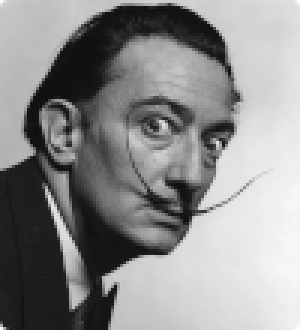
#> input picture cs-2/_advanced-images/dali.png, 100 x 110 px, found by its file name (shown 3 times larger)
$ python solved.py
#> lines starting #> are read from the running program, lines starting #| are printed output that depends on the picture
from PIL import Image

# Load input image
im = Image.open("dali.png")
#> im is the input picture: PIL image 100x110 RGB; mean R, G, B 140.8, 140.8, 140.8

# Make blank output image with same dimension as the original
output = Image.new(im.mode, im.size)
#> output: PIL image 100x110 RGB; every value is 0

# https://en.wikipedia.org/wiki/Kernel_(image_processing)
# https://setosa.io/ev/image-kernels/


def processKernel(im, kernel, outputName):
#> called with outputName = 'kernel-sharpen.png'
    for y in range(1, im.height - 1):
        for x in range(1, im.width - 1):
            newR = 0
            newG = 0
            newB = 0

            for ky in range(3):
                for kx in range(3):
                    factor = kernel[ky][kx]
                    (r, g, b) = im.getpixel((x + kx - 1, y + ky - 1))

                    newR += r * factor
                    newG += g * factor
                    newB += b * factor

            output.putpixel((x, y), (round(newR), round(newG), round(newB)))
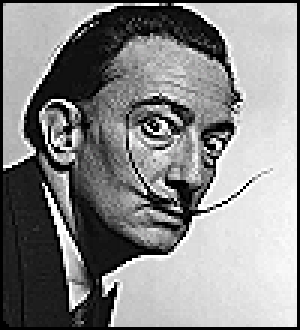
#> output: PIL image 100x110 RGB (shown 3 times larger); mean R, G, B 136.1, 136.1, 136.1

    output.save(outputName)


sharpen = [
    [0, -1, 0],
    [-1, 5, -1],
    [0, -1, 0],
]

processKernel(im, sharpen, "kernel-sharpen.png")

edge = [
    [0, -1, 0],
    [-1, 4, -1],
    [0, -1, 0],
]

processKernel(im, edge, "kernel-edge.png")
#> call 2 of processKernel, with outputName = 'kernel-edge.png'
#> after the loop in processKernel (call 2), `for y in range(1, im.height - 1):`:
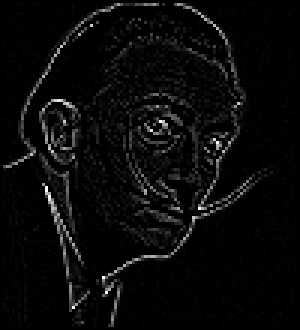
#> output: PIL image 100x110 RGB (shown 3 times larger); mean R, G, B 9.7, 9.7, 9.7

blur = [
    [1 / 9, 1 / 9, 1 / 9],
    [1 / 9, 1 / 9, 1 / 9],
    [1 / 9, 1 / 9, 1 / 9],
]

processKernel(im, blur, "kernel-blur.png")
#> call 3 of processKernel, with outputName = 'kernel-blur.png'
#> after the loop in processKernel (call 3), `for y in range(1, im.height - 1):`:
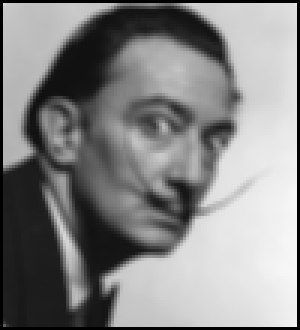
#> output: PIL image 100x110 RGB (shown 3 times larger); mean R, G, B 134.2, 134.2, 134.2
